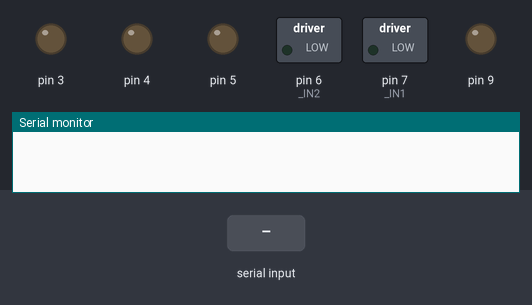
Bench run of a sketch on a simulated Arduino Uno, built with avr-gcc and run on an emulated ATmega328P. Parts: switched loads named in the sketch (green lamp = pin HIGH), output pins drawn as LEDs (lit = HIGH), the last lines printed to the serial monitor. The inputs (shaded band) are chosen by the test bench.

Above: at 1.2 s.
1.3 s: "1" received over Serial
At 2.1 s:
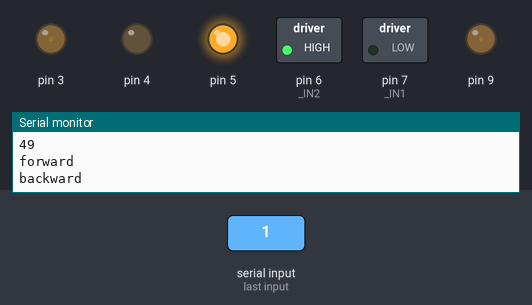
3.8 s: "2" received over Serial
At 4.6 s:
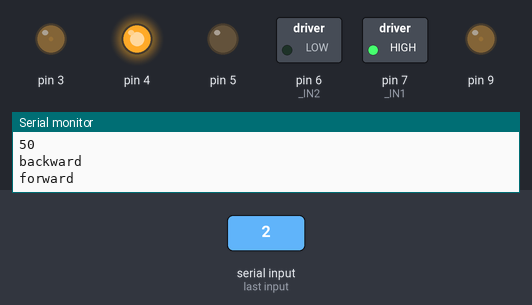
Timing chart, 0 to 6.8 s (numbered marks = the images above; inputs shaded):
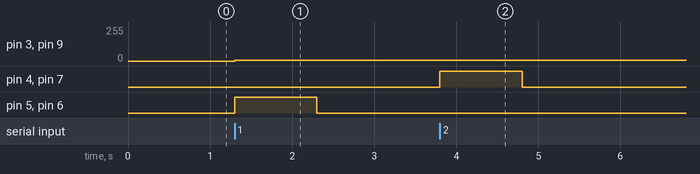

The sketch:

first.ino
```cpp
int ENA = 9;
int ENB = 3;
int IN1 = 7;
int IN2 = 6;
int IN3 = 5;
int IN4 = 4;

uint8_t power = 5;

class Motor{
public:
  Motor(int EN, int IN1, int IN2, uint8_t power){
    _EN = EN;
    _IN1 = IN1;
    _IN2 = IN2;
    _power = power;

    pinMode(_EN, OUTPUT);
    pinMode(_IN1, OUTPUT);
    pinMode(_IN2, OUTPUT);

    digitalWrite(_IN1, LOW);
    digitalWrite(_IN2, LOW);
  }

  // void forward(){
  //   Serial.println("forward");
  //   while(_power < 255){
  //     analogWrite(_EN, _power);
  //     digitalWrite(_IN1, HIGH);
  //     digitalWrite(_IN2, LOW);
  //     delay(1000);
  //     _power += 50;
  //   }
  //   _power = 205;
  //   while(_power > 105){
  //     analogWrite(_EN, _power);
  //     digitalWrite(_IN1, LOW);
  //     digitalWrite(_IN2, HIGH);
  //     delay(1000);
  //     _power -= 50;
  //   }
  //   _power = 105;
  // }

  void forward(){
    Serial.println("forward");
    analogWrite(_EN, _power);
    digitalWrite(_IN1, HIGH);
    digitalWrite(_IN2, LOW);

    analogWrite(_EN, _power);
    digitalWrite(_IN1, LOW);
    digitalWrite(_IN2, HIGH);
  }

  void backward(){
    Serial.println("backward");
    analogWrite(_EN, _power);
    digitalWrite(_IN1, LOW);
    digitalWrite(_IN2, HIGH);

    analogWrite(_EN, _power);
    digitalWrite(_IN1, HIGH);
    digitalWrite(_IN2, LOW);
  }

  // void backward(){
  //   Serial.println("backward");
  //   while(_power < 255){
  //   analogWrite(_EN, _power);
  //   digitalWrite(_IN1, LOW);
  //   digitalWrite(_IN2, HIGH);
  //   delay(500);
  //   _power += 30;
  //   }
  //   _power = 225;
  //   while(_power > 105){
  //     analogWrite(_EN, _power);
  //     digitalWrite(_IN1, HIGH);
  //     digitalWrite(_IN2, LOW);
  //     delay(500);
  //     _power -= 30;
  //   }
  //   _power = 105;
  // }

  void stop(){
    digitalWrite(_IN1, LOW);
    digitalWrite(_IN2, LOW);
  }

private:
  int _EN = 0;
  int _IN1 = 0;
  int _IN2 = 0;
  uint8_t _power = 0;
};

Motor m1(ENA, IN1, IN2, power);
Motor m2(ENB, IN3, IN4, power);

void setup(){
  Serial.begin(9600);
  m1.stop();
  m2.stop();
}

void loop(){
  if(Serial.available()){
    int q = Serial.read();
    if(q == 49){
      Serial.println(q);
      m1.forward();
      m2.backward();
      delay(1000);
      m1.stop();
      m2.stop();
    }
    if(q == 50){
      Serial.println(q);
      m1.backward();
      m2.forward();
      delay(1000);
      m1.stop();
      m2.stop();
    }
  }
}
```

Measured:
- after the input at 1.3 s, pin 3, pin 9: 0/255 → 5/255 at once; pin 5, pin 6 (_IN2): LOW → HIGH at once, → LOW 1.0 s later
- after the input at 3.8 s, pin 4, pin 7 (_IN1): LOW → HIGH at once, → LOW 1.0 s later
